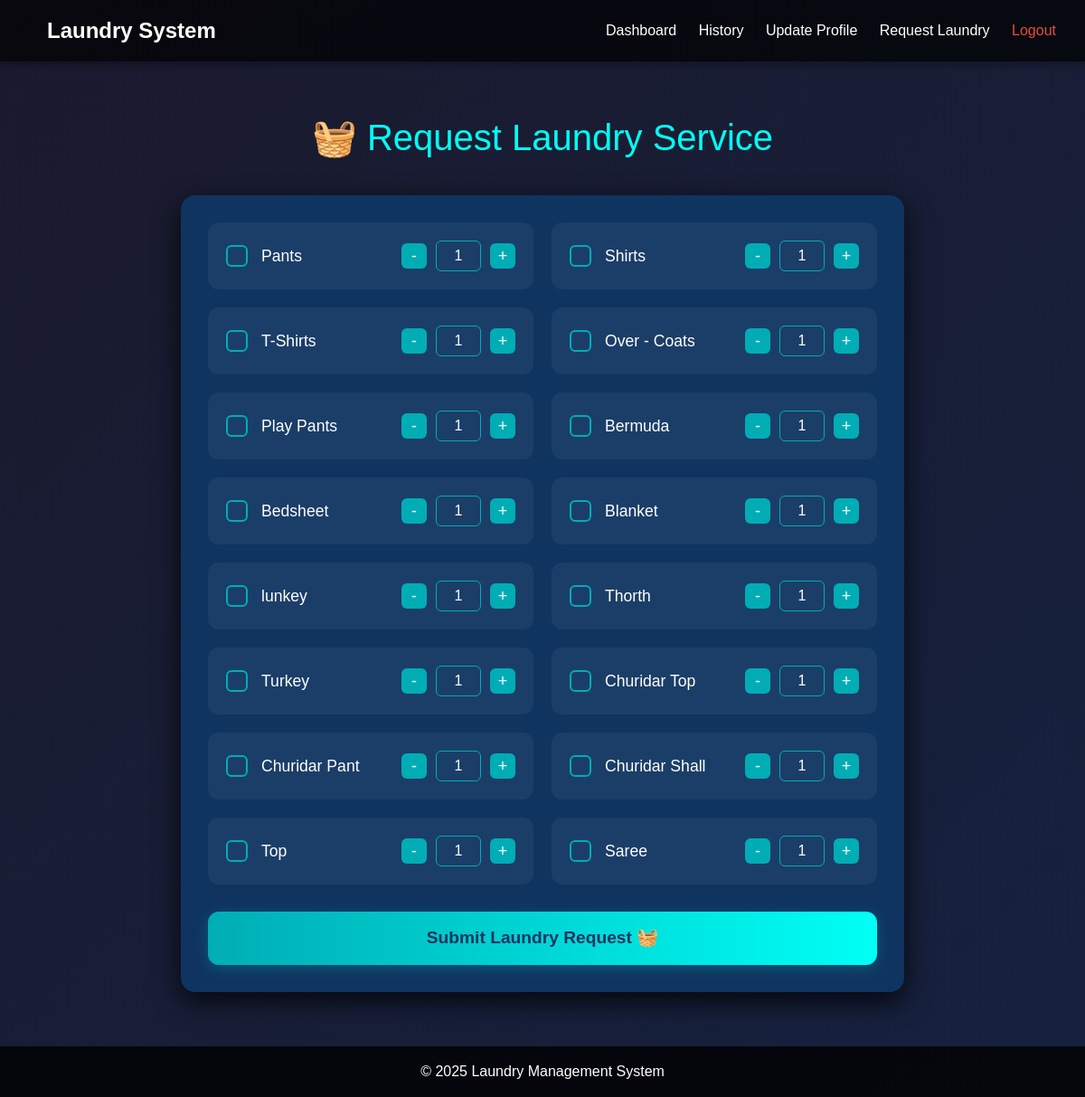
Screenshot of /request-laundry/ (signed in) with the database file from the repository.
### laundry/models.py (models this page shows, shortened)
class LaundryItem(models.Model):
    name = models.CharField(max_length=100)

### laundry/views.py (the view, shortened to what this page needs)
# urls.py: path('request-laundry/', views.request_laundry, name='request_laundry'),
def request_laundry(request):
    try:
        profile = UserProfile.objects.get(user=request.user)
        if not profile.is_approved:
            messages.error(request, "Your account is pending approval. Please wait for admin approval.")
            return redirect('dashboard')
    except UserProfile.DoesNotExist:
        messages.error(request, "User profile not found.")
        return redirect('dashboard')
    items = LaundryItem.objects.all()
    return render(request, "request_laundry.html", {"items": items})

### laundry/templates/request_laundry.html (shortened to what this page needs)
{% extends 'base.html' %}
{% block content %}
<div style="min-height: 100vh; background: linear-gradient(135deg, #1a1a2e, #16213e); padding: 40px; color: white;">
    <h2 style="text-align: center; color: #00fff5; margin-bottom: 40px; font-size: 2.5rem;">
        🧺 Request Laundry Service
    </h2>
    <form method="POST" action="" style="max-width: 800px; margin: 0 auto;">
        <div style="background: #0f3460; padding: 30px; border-radius: 16px; box-shadow: 0 10px 30px rgba(0,0,0,0.8);">
            <div style="display: grid; grid-template-columns: repeat(auto-fill, minmax(300px, 1fr)); gap: 20px;">
                {% for item in items %}
                <div class="item-container" style="background: rgba(255,255,255,0.05); padding: 20px; border-radius: 12px; transition: all 0.3s ease;">
                    <label style="display: flex; align-items: center; cursor: pointer; gap: 15px;">
                        <div class="checkbox-wrapper" style="position: relative;">
                            <div class="custom-checkbox"
                                 style="width: 24px; height: 24px; border: 2px solid #00adb5; border-radius: 6px; position: relative; transition: all 0.2s;">
                            </div>
                        </div>
                        <span style="font-size: 1.1rem; flex-grow: 1;">{{ item.name }}</span>
                        <div class="quantity-controls" style="display: flex; align-items: center; gap: 10px;">
                            <button type="button"
                                    onclick="adjustQuantity(this, -1)"
                                    style="width: 28px; height: 28px; border: none; border-radius: 6px; background: #00adb5; color: white; cursor: pointer; display: flex; align-items: center; justify-content: center; font-size: 18px;">
                                -
                            </button>
                            <input type="number"
                                   name="quantities"
                                   min="1"
                                   value="1"
                                   style="width: 50px; padding: 4px; border: 1px solid #00adb5; border-radius: 6px; background: transparent; color: white; text-align: center; font-size: 1rem;">
                            <button type="button"
                                    onclick="adjustQuantity(this, 1)"
                                    style="width: 28px; height: 28px; border: none; border-radius: 6px; background: #00adb5; color: white; cursor: pointer; display: flex; align-items: center; justify-content: center; font-size: 18px;">
                                +
                            </button>
                        </div>
                    </label>
                </div>
                {% endfor %}
            </div>
            <button type="submit"
                    style="width: 100%; margin-top: 30px; padding: 15px; background: linear-gradient(90deg, #00adb5, #00fff5); border: none; border-radius: 12px; color: #0f3460; font-size: 1.2rem; font-weight: bold; cursor: pointer; transition: all 0.3s ease; box-shadow: 0 4px 15px rgba(0,173,181,0.3);"
                    onmouseover="this.style.transform='translateY(-2px)'; this.style.boxShadow='0 6px 20px rgba(0,173,181,0.4)'"
                    onmouseout="this.style.transform='translateY(0)'; this.style.boxShadow='0 4px 15px rgba(0,173,181,0.3)'">
                Submit Laundry Request 🧺
            </button>
        </div>
    </form>
</div>
{% endblock %}

### laundry/templates/base.html (style rules this page uses)
body { margin: 0; padding: 0; min-height: 100vh; display: flex; flex-direction: column; background: linear-gradient(135deg, #1a1a2e, #16213e); color: white; font-family: Arial, sans-serif; }

### rows the page displays
LaundryItem: name "Pants"
LaundryItem: name "Shirts"
LaundryItem: name "T-Shirts"
LaundryItem: name "Over - Coats"
LaundryItem: name "Play Pants"
LaundryItem: name "Bermuda"
LaundryItem: name "Bedsheet"
LaundryItem: name "Blanket"
LaundryItem: name "lunkey"
LaundryItem: name "Thorth"
LaundryItem: name "Turkey"
LaundryItem: name "Churidar Top"
LaundryItem: name "Churidar Pant"
LaundryItem: name "Churidar Shall"
LaundryItem: name "Top"
LaundryItem: name "Saree"
